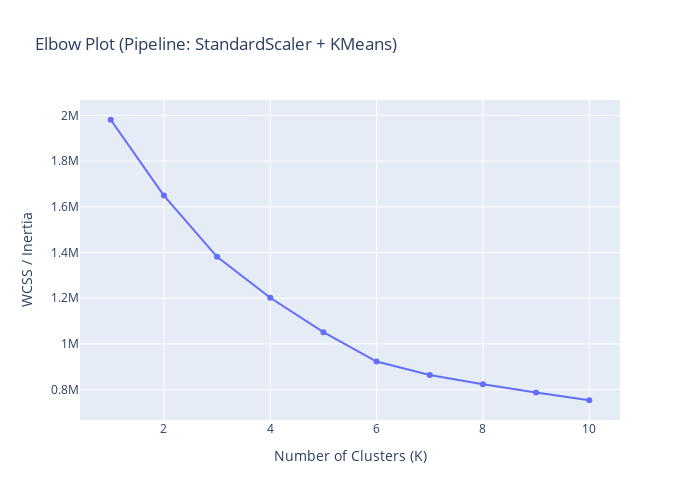

Notebook source saved alongside this figure:
### Code cell
K_values = list(range(1, 11))
wcss = []

for k in K_values:
    pipe.set_params(kmeans__n_clusters=k)
    pipe.fit(X)
    inertia = pipe["kmeans"].inertia_
    wcss.append(inertia)


fig = px.line(
    x=K_values,
    y=wcss,
    markers=True,
    title="Elbow Plot (Pipeline: StandardScaler + KMeans)",
    labels={"x": "Number of Clusters (K)", "y": "WCSS / Inertia"}
)

fig.update_layout(height=500, width=700)
fig.show()

### Figure 1 — Plotly figure (JSON) as saved in the notebook; plotly's stock layout.template omitted (floating-point values rounded to 4 significant figures)
{"data": [{"hovertemplate": "Number of Clusters (K)=%{x}<br>WCSS / Inertia=%{y}<extra></extra>", "legendgroup": "", "line": {"color": "#636efa", "dash": "solid"}, "marker": {"symbol": "circle"}, "mode": "lines+markers", "name": "", "orientation": "v", "showlegend": false, "type": "scatter", "x": [1, 2, 3, 4, 5, 6, 7, 8, 9, 10], "xaxis": "x", "y": [1981000.0, 1649000.0, 1381000.0, 1202000.0, 1051000.0, 922800.0, 863500.0, 823600.0, 787600.0, 753400.0], "yaxis": "y"}], "layout": {"height": 500, "legend": {"tracegroupgap": 0}, "title": {"text": "Elbow Plot (Pipeline: StandardScaler + KMeans)"}, "width": 700, "xaxis": {"anchor": "y", "domain": [0, 1], "title": {"text": "Number of Clusters (K)"}}, "yaxis": {"anchor": "x", "domain": [0, 1], "title": {"text": "WCSS / Inertia"}}}}
